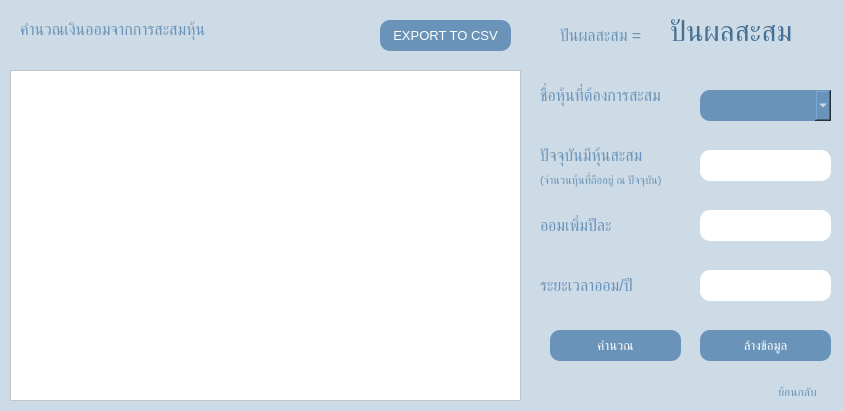
<?xml version="1.0" encoding="UTF-8"?>
<ui version="4.0">
 <class>StockCalc</class>
 <widget class="QDialog" name="StockCalc">
  <property name="geometry">
   <rect>
    <x>0</x>
    <y>0</y>
    <width>844</width>
    <height>411</height>
   </rect>
  </property>
  <property name="windowTitle">
   <string>Dialog</string>
  </property>
  <property name="layoutDirection">
   <enum>Qt::LeftToRight</enum>
  </property>
  <property name="styleSheet">
   <string notr="true">background-color: rgb(205, 219, 231);</string>
  </property>
  <widget class="QTextEdit" name="txtStockHolding">
   <property name="geometry">
    <rect>
     <x>700</x>
     <y>150</y>
     <width>131</width>
     <height>31</height>
    </rect>
   </property>
   <property name="styleSheet">
    <string notr="true">background-color: rgb(255, 255, 255);
border-radius: 10px;</string>
   </property>
  </widget>
  <widget class="QLabel" name="label_3">
   <property name="geometry">
    <rect>
     <x>540</x>
     <y>140</y>
     <width>141</width>
     <height>31</height>
    </rect>
   </property>
   <property name="font">
    <font>
     <pointsize>12</pointsize>
    </font>
   </property>
   <property name="styleSheet">
    <string notr="true">color: rgb(105, 147, 184);</string>
   </property>
   <property name="text">
    <string>ปัจจุบันมีหุ้นสะสม</string>
   </property>
  </widget>
  <widget class="QLabel" name="lblRealPrice">
   <property name="geometry">
    <rect>
     <x>190</x>
     <y>510</y>
     <width>131</width>
     <height>21</height>
    </rect>
   </property>
   <property name="font">
    <font>
     <pointsize>12</pointsize>
    </font>
   </property>
   <property name="text">
    <string/>
   </property>
  </widget>
  <widget class="QLabel" name="label_4">
   <property name="geometry">
    <rect>
     <x>540</x>
     <y>80</y>
     <width>141</width>
     <height>31</height>
    </rect>
   </property>
   <property name="font">
    <font>
     <pointsize>12</pointsize>
    </font>
   </property>
   <property name="styleSheet">
    <string notr="true">color: rgb(105, 147, 184);</string>
   </property>
   <property name="text">
    <string>ชื่อหุ้นที่ต้องการสะสม</string>
   </property>
  </widget>
  <widget class="QPushButton" name="btnSave">
   <property name="geometry">
    <rect>
     <x>550</x>
     <y>330</y>
     <width>131</width>
     <height>31</height>
    </rect>
   </property>
   <property name="font">
    <font>
     <pointsize>10</pointsize>
    </font>
   </property>
   <property name="styleSheet">
    <string notr="true">border-radius: 10px;
background-color: rgb(105, 147, 184);
color: rgb(255, 255, 255)</string>
   </property>
   <property name="text">
    <string>คำนวณ</string>
   </property>
  </widget>
  <widget class="QLabel" name="label_5">
   <property name="geometry">
    <rect>
     <x>20</x>
     <y>-10</y>
     <width>231</width>
     <height>61</height>
    </rect>
   </property>
   <property name="font">
    <font>
     <pointsize>12</pointsize>
    </font>
   </property>
   <property name="styleSheet">
    <string notr="true">color: rgb(105, 147, 184);</string>
   </property>
   <property name="text">
    <string>
คำนวณเงินออมจากการสะสมหุ้น</string>
   </property>
  </widget>
  <widget class="QPushButton" name="pushButton_2">
   <property name="geometry">
    <rect>
     <x>700</x>
     <y>330</y>
     <width>131</width>
     <height>31</height>
    </rect>
   </property>
   <property name="font">
    <font>
     <pointsize>10</pointsize>
    </font>
   </property>
   <property name="styleSheet">
    <string notr="true">border-radius: 10px;
background-color: rgb(105, 147, 184);
color: rgb(255, 255, 255)</string>
   </property>
   <property name="text">
    <string>ล้างข้อมูล</string>
   </property>
  </widget>
  <widget class="QTextEdit" name="txtStockYear">
   <property name="geometry">
    <rect>
     <x>700</x>
     <y>270</y>
     <width>131</width>
     <height>31</height>
    </rect>
   </property>
   <property name="styleSheet">
    <string notr="true">background-color: rgb(255, 255, 255);
border-radius: 10px;</string>
   </property>
  </widget>
  <widget class="QTextEdit" name="txtStockDisposit">
   <property name="geometry">
    <rect>
     <x>700</x>
     <y>210</y>
     <width>131</width>
     <height>31</height>
    </rect>
   </property>
   <property name="styleSheet">
    <string notr="true">background-color: rgb(255, 255, 255);
border-radius: 10px;</string>
   </property>
  </widget>
  <widget class="QLabel" name="label_8">
   <property name="geometry">
    <rect>
     <x>540</x>
     <y>210</y>
     <width>141</width>
     <height>31</height>
    </rect>
   </property>
   <property name="font">
    <font>
     <pointsize>12</pointsize>
    </font>
   </property>
   <property name="styleSheet">
    <string notr="true">color: rgb(105, 147, 184);</string>
   </property>
   <property name="text">
    <string>ออมเพิ่มปีละ</string>
   </property>
  </widget>
  <widget class="QLabel" name="label_9">
   <property name="geometry">
    <rect>
     <x>540</x>
     <y>270</y>
     <width>141</width>
     <height>31</height>
    </rect>
   </property>
   <property name="font">
    <font>
     <pointsize>12</pointsize>
    </font>
   </property>
   <property name="styleSheet">
    <string notr="true">color: rgb(105, 147, 184);</string>
   </property>
   <property name="frameShape">
    <enum>QFrame::NoFrame</enum>
   </property>
   <property name="text">
    <string>ระยะเวลาออม/ปี</string>
   </property>
  </widget>
  <widget class="QLabel" name="label_6">
   <property name="geometry">
    <rect>
     <x>540</x>
     <y>170</y>
     <width>141</width>
     <height>20</height>
    </rect>
   </property>
   <property name="font">
    <font>
     <pointsize>8</pointsize>
    </font>
   </property>
   <property name="styleSheet">
    <string notr="true">color: rgb(105, 147, 184);</string>
   </property>
   <property name="text">
    <string>(จำนวนหุ้นที่ถืออยู่ ณ ปัจจุบัน)</string>
   </property>
  </widget>
  <widget class="QComboBox" name="choStockName">
   <property name="geometry">
    <rect>
     <x>700</x>
     <y>90</y>
     <width>131</width>
     <height>31</height>
    </rect>
   </property>
   <property name="styleSheet">
    <string notr="true">border-radius: 10px;
background-color: rgb(105, 147, 184);
color: rgb(255, 255, 255)</string>
   </property>
  </widget>
  <widget class="QPushButton" name="btnLogout">
   <property name="geometry">
    <rect>
     <x>760</x>
     <y>380</y>
     <width>75</width>
     <height>23</height>
    </rect>
   </property>
   <property name="styleSheet">
    <string notr="true">color: rgb(105, 147, 184);</string>
   </property>
   <property name="text">
    <string>ย้อนกลับ</string>
   </property>
   <property name="checkable">
    <bool>false</bool>
   </property>
   <property name="autoRepeat">
    <bool>false</bool>
   </property>
   <property name="autoExclusive">
    <bool>false</bool>
   </property>
   <property name="default">
    <bool>false</bool>
   </property>
   <property name="flat">
    <bool>true</bool>
   </property>
  </widget>
  <widget class="QTableWidget" name="tableWidget">
   <property name="geometry">
    <rect>
     <x>10</x>
     <y>70</y>
     <width>511</width>
     <height>331</height>
    </rect>
   </property>
   <property name="styleSheet">
    <string notr="true">background-color: rgb(255, 255, 255);</string>
   </property>
  </widget>
  <widget class="QLabel" name="label_10">
   <property name="geometry">
    <rect>
     <x>560</x>
     <y>20</y>
     <width>101</width>
     <height>31</height>
    </rect>
   </property>
   <property name="font">
    <font>
     <pointsize>12</pointsize>
    </font>
   </property>
   <property name="styleSheet">
    <string notr="true">color: rgb(105, 147, 184);</string>
   </property>
   <property name="text">
    <string>ปันผลสะสม =</string>
   </property>
  </widget>
  <widget class="QLabel" name="label_11">
   <property name="geometry">
    <rect>
     <x>670</x>
     <y>0</y>
     <width>171</width>
     <height>61</height>
    </rect>
   </property>
   <property name="font">
    <font>
     <pointsize>22</pointsize>
    </font>
   </property>
   <property name="styleSheet">
    <string notr="true">color: rgb(69, 111, 147);</string>
   </property>
   <property name="text">
    <string>ปันผลสะสม</string>
   </property>
  </widget>
  <widget class="QPushButton" name="btnExport">
   <property name="geometry">
    <rect>
     <x>380</x>
     <y>20</y>
     <width>131</width>
     <height>31</height>
    </rect>
   </property>
   <property name="font">
    <font>
     <pointsize>10</pointsize>
    </font>
   </property>
   <property name="styleSheet">
    <string notr="true">border-radius: 10px;
background-color: rgb(105, 147, 184);
color: rgb(255, 255, 255)</string>
   </property>
   <property name="text">
    <string>EXPORT TO CSV</string>
   </property>
  </widget>
 </widget>
 <resources/>
 <connections/>
</ui>
